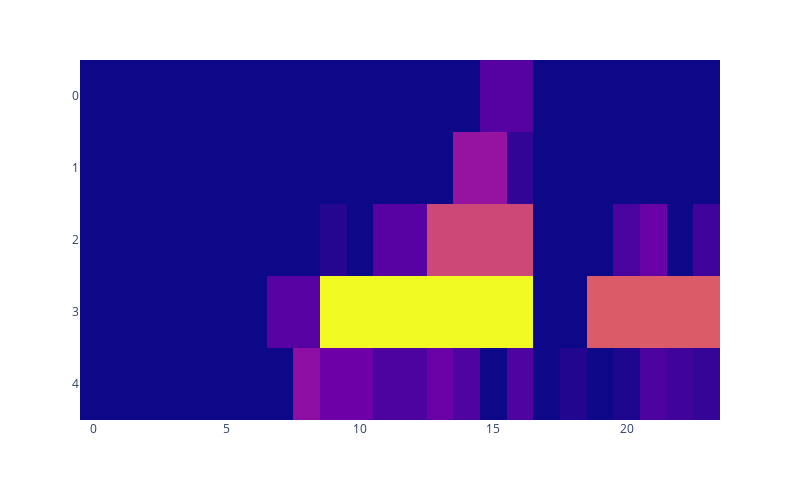

The notebook cell this image was saved under:
### Code cell
traces_filepath = Path(r"C:\Users\mrkos\scth\projects\MDPPricing\data\ev_variable_resources\single_day_cs_pp_T=192_c=3_expected_res=24_nᵣ=24_res_budget_μ=1.0\traces\traces_N=100_seed=888.csv")
traces = pd.read_csv(traces_filepath, dtype={"product":str})
traces["prod_vec"] = traces["product"].apply(vec_from_str)
tr = traces[traces.trace_id==1]

flatrate_per_timeslot = pd.read_csv(traces_filepath.parents[1]/"results"/"flatrate"/"config_flatrate_result_price.csv").iloc[0,0]

cs_allocation, cs_allocation_with_budget = traces2allocation(tr)

fig = px.imshow(cs_allocation)
# fig.update_layout(height=1000, width=800)
fig.update(layout_coloraxis_showscale=False)

fig = px.imshow(cs_allocation_with_budget, aspect="auto", width=800, height=500)
# fig.update_layout(height=1000, width=800)
fig.update(layout_coloraxis_showscale=False)

### Figure 1 — Plotly figure (JSON) as saved in the notebook; plotly's stock layout.template omitted (floating-point values rounded to 4 significant figures)
{"data": [{"coloraxis": "coloraxis", "name": "0", "z": [[0.0, 0.0, 0.0, 0.0, 0.0, 0.0, 0.0, 0.0, 0.0, 0.0, 0.0, 0.0, 0.0, 0.0, 0.0, 1.188, 1.188, 0.0, 0.0, 0.0, 0.0, 0.0, 0.0, 0.0], [0.0, 0.0, 0.0, 0.0, 0.0, 0.0, 0.0, 0.0, 0.0, 0.0, 0.0, 0.0, 0.0, 0.0, 2.483, 2.483, 0.5675, 0.0, 0.0, 0.0, 0.0, 0.0, 0.0, 0.0], [0.0, 0.0, 0.0, 0.0, 0.0, 0.0, 0.0, 0.0, 0.0, 0.3729, 0.0, 1.237, 1.237, 4.0, 4.0, 4.0, 4.0, 0.0, 0.0, 0.0, 0.9667, 1.514, 0.0, 0.779], [0.0, 0.0, 0.0, 0.0, 0.0, 0.0, 0.0, 1.226, 1.226, 7.872, 7.872, 7.872, 7.872, 7.872, 7.872, 7.872, 7.872, 0.0, 0.0, 4.48, 4.48, 4.48, 4.48, 4.48], [0.0, 0.0, 0.0, 0.0, 0.0, 0.0, 0.0, 0.0, 2.284, 1.648, 1.648, 1.008, 0.9927, 1.581, 1.063, 0.0, 1.057, 0.0, 0.317, 0.0, 0.2689, 1.008, 0.7869, 0.5924]], "type": "heatmap", "xaxis": "x", "yaxis": "y", "hovertemplate": "x: %{x}<br>y: %{y}<br>color: %{z}<extra></extra>"}], "layout": {"xaxis": {"anchor": "y", "domain": [0.0, 1.0]}, "yaxis": {"anchor": "x", "domain": [0.0, 1.0], "autorange": "reversed"}, "coloraxis": {"colorscale": [[0.0, "#0d0887"], [0.1111, "#46039f"], [0.2222, "#7201a8"], [0.3333, "#9c179e"], [0.4444, "#bd3786"], [0.5556, "#d8576b"], [0.6667, "#ed7953"], [0.7778, "#fb9f3a"], [0.8889, "#fdca26"], [1.0, "#f0f921"]], "showscale": false}, "margin": {"t": 60}, "height": 500, "width": 800}}
